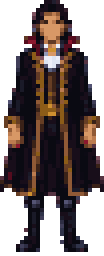
#> input picture tools/home_art/assets/alucard_front.png, 26 x 64 px (shown 4 times larger); its folder holds only this picture in this run
$ python rig_hunter.py
#> lines starting #> are read from the running program, lines starting #| are printed output that depends on the picture; pictures that were not available may be replaced by others from this repository, and a replacement may not be noted
#!/usr/bin/env python3
"""Rig the hunter: cut the converted turnaround views into animated layers.

    python3 tools/home_art/rig_hunter.py [out_dir]          # writes the sheets
    python3 tools/home_art/rig_hunter.py preview <out.png>  # a contact sheet to look at

Source art: tools/home_art/assets/alucard_{front,side,back}.png, made by
from_reference.py out of an AI turnaround (see docs/HOME_AND_ART.md, "How the
hunter was made"). Every pixel is a palette colour, so its class (coat, gold,
lining, skin, hair, boot ...) is known, and the sprite can be cut into parts:

  hair   hair below the head, shifted per row with a wave, so it flows
  cape   the cape's crimson lining below the shoulders, swaying
  body   everything else: head, collar, coat, arms and legs; the coat hem shears
         and the legs step (a lifted foot) for the walk cycle

Frames are 40x70, feet on row 68. Sheets (rows: down, left, right, up; right is the
mirror of left): hunter_<look>_body.png (3 cols: stand, step A, step B),
hunter_<look>_cape.png and hunter_<look>_hair.png (4 cols: phases).
The skin and hair are recoloured to the avatar (umber skin, dark plum hair) and the
coat is lifted a little so the figure reads on a dark floor.
"""

from __future__ import annotations

import json
import math
import sys
from pathlib import Path

from PIL import Image, ImageOps

sys.path.insert(0, str(Path(__file__).parent))
from from_reference import PALETTE  # noqa: E402

ROOT = Path(__file__).resolve().parents[2]
ASSETS = Path(__file__).parent / "assets"
FW, FH = 40, 70
FEET_Y = 68
POSES = ("stand", "stepa", "stand", "stepb")   # 4-phase walk; the body bobs up on the steps
FACINGS = ["down", "left", "right", "up"]
SIDE_POSES = ("contA", "stepa", "contB", "stepb")   # side view: contact, passing, contact, passing
# near-leg x / lift, far-leg x / lift (x is forward of the hip, lift in px off the floor)
SIDE_LEGS = {
    "stand": (0, 0, 0, 0), "contA": (4, 0, -4, 0), "stepa": (0, 0, 1, 3),
    "contB": (-4, 0, 4, 0), "stepb": (1, 3, 0, 0),
}

CLASS_OF = {name: cls for name, (_rgb, cls) in PALETTE.items()}
BY_RGB = {rgb: name for name, (rgb, _cls) in PALETTE.items()}

# The avatar and the room's value range: umber skin, plum-black hair, a lifted coat.
RECOLOR = {
    "sk0": (52, 30, 22), "sk1": (84, 50, 34), "sk2": (118, 74, 50), "sk3": (152, 100, 68),
    "h0": (18, 12, 28), "h1": (42, 28, 54), "h2": (74, 54, 94), "h3": (114, 88, 140),
    "ck0": (36, 36, 62), "ck1": (70, 70, 108), "ck2": (108, 108, 152), "ck3": (156, 156, 198),
    "b0": (26, 24, 42), "b1": (56, 54, 82), "b2": (100, 98, 134),
}


def rgb_of(name):
    return RECOLOR.get(name, PALETTE[name][0])


def load(view, mirror=False):
    """Return {(x, y): name} placed bottom-centre in the frame."""
    img = Image.open(ASSETS / f"alucard_{view}.png").convert("RGBA")
    if mirror:
        img = ImageOps.mirror(img)
    w, h = img.size
    ox, oy = (FW - w) // 2, FEET_Y - h + 1
    px = img.load()
    out = {}
    for y in range(h):
        for x in range(w):
            r, g, b, a = px[x, y]
            if a:
                out[(ox + x, oy + y)] = BY_RGB.get((r, g, b), "ck1")
    return out


def bounds(pix):
    xs = [p[0] for p in pix]
    ys = [p[1] for p in pix]
    return min(xs), min(ys), max(xs), max(ys)


class Rig:
    def __init__(self, view, mirror=False):
        self.pix = load(view, mirror)
        self.view = view
        x0, y0, x1, y1 = bounds(self.pix)
        self.x0, self.y0, self.x1, self.y1 = x0, y0, x1, y1
        self.cx = (x0 + x1) / 2.0
        height = y1 - y0 + 1
        self.head_end = y0 + int(height * 0.21)               # hair above this stays put (the crown)
        boots = [p[1] for p, n in self.pix.items() if CLASS_OF[n] == "boot" and p[1] > y0 + height * 0.6]
        self.hem = (min(boots) if boots else y0 + int(height * 0.78)) - 1
        self.shoulder = y0 + int(height * 0.26)
        self.mirror = mirror
        skin = [p for p, n in self.pix.items() if CLASS_OF[n] == "skin" and p[1] < y0 + height * 0.3]
        self.face = bounds(skin) if skin else (int(self.cx) - 4, y0 + 4, int(self.cx) + 4, y0 + 14)

    # ── parts ──────────────────────────────────────────────────────────────
    def hair_pixels(self):
        """The long hair of the source art: dropped, the afro replaces it."""
        return {p: n for p, n in self.pix.items() if CLASS_OF[n] == "hair" and p[1] >= self.head_end}

    def afro(self, phase):
        """A round afro around the head, drawn over the crown and behind the face."""
        if self.view == "side":
            return self.side_afro(phase)
        fx0, fy0, fx1, fy1 = self.face
        cx, cy = (fx0 + fx1) / 2.0, fy0 + 1
        rx = (fx1 - fx0) / 2.0 + (3.4 if self.view != "side" else 3.0)
        ry = 7.4 if self.view != "back" else 9.0
        if self.view == "back":
            rx += 1.5
        if self.view == "side":
            cx += -3.0 if not self.mirror else 3.0       # sits back from the face
        cy += [0, -1, 0, -1][phase % 4]                  # bobs with the steps
        skin = {p for p, n in self.pix.items() if CLASS_OF[n] == "skin"}
        out = {}
        for y in range(int(cy - ry) - 1, int(cy + ry) + 2):
            for x in range(int(cx - rx) - 1, int(cx + rx) + 2):
                d = ((x - cx) / rx) ** 2 + ((y - cy) / ry) ** 2
                edge = 1.0 + 0.09 * (((x * 5 + y * 11) % 4) - 1.5)     # bumpy coil edge
                if d > edge:
                    continue
                if self.view != "back" and y > cy + ry * 0.2:
                    continue                             # not below the temples
                if (x, y + (0 if phase % 2 == 0 else 1)) in skin and self.view != "back":
                    continue                             # the face shows through
                # tight coils: noise shading, lighter toward the top-left
                h = (x * 7 + y * 13 + (x ^ y) * 3) % 5
                light = (cx - x) * 0.04 + (cy - y) * 0.05 - d * 0.6
                k = 3 if (light > 0.55 and h < 2) else 2 if (light > 0.2 and h < 3) else 1 if d < 0.8 else 0
                out[(x, y)] = ("h0", "h1", "h2", "h3")[k]
        return out

    def cape_pixels(self):
        return {p: n for p, n in self.pix.items() if CLASS_OF[n] == "lining" and p[1] >= self.shoulder + 4}

    def static_pixels(self):
        gone = set(self.hair_pixels()) | set(self.cape_pixels())
        return {p: n for p, n in self.pix.items() if p not in gone}

    # ── frames ─────────────────────────────────────────────────────────────
    def body(self, pose):
        """The body with the coat hem sheared and the feet stepping."""
        base = self.static_pixels()
        # the holes left by the hair and cape are filled with coat so nothing shows through
        for p in list(self.hair_pixels()) + list(self.cape_pixels()):
            base[p] = "ck1"
        fx0, fy0, fx1, fy1 = self.face
        if self.view == "back":
            for q in [q for q, n in base.items() if CLASS_OF[n] in ("skin", "belt") and q[1] < self.shoulder + 3]:
                base[q] = "h1"
        for p in [q for q, n in base.items() if CLASS_OF[n] == "hair"]:
            if self.view != "back" and fx0 <= p[0] <= fx1 and fy0 + 2 <= p[1] <= fy1:
                base[p] = "sk1"                                # bangs removed: it was face
            else:
                del base[p]
        if self.view == "side":
            return self.side_body(base, pose)
        g = {"stand": 0, "stepa": 1, "stepb": -1}[pose]
        bob = -1 if pose in ("stepa", "stepb") else 0
        lift = {"stand": (0, 0), "stepa": (1, 0), "stepb": (0, 1)}[pose]
        out = {}
        for (x, y), n in base.items():
            nx, ny = x, y
            if y >= self.hem + 1:                                # the legs and boots
                left = x < self.cx
                up = lift[0] if left else lift[1]
                if self.view == "side":
                    # one leg forward, one back, scissoring
                    d = 0
                    nx, ny = x + d, y - (1 if (left and g > 0) or (not left and g < 0) else 0)
                else:
                    ny = y - (up if y >= FEET_Y - 4 else 0)         # only the foot lifts
            out[(nx, ny + (bob if y < self.hem + 1 else 0))] = n
            if bob and y == self.hem:
                out[(nx, y)] = n                                  # no seam where the torso lifts off the legs
        # a feet row can lift off the floor: close gaps above lifted boots with the coat
        return out

    def side_body(self, base, pose):
        """Side walk: the torso bobs, the hem swings, and two real legs scissor and lift."""
        d = 1 if self.mirror else -1                    # +x is forward for the right-facing mirror
        bob = -1 if pose in ("stepa", "stepb") else 0
        swing = {"stand": 0, "contA": 1, "stepa": 0, "contB": -1, "stepb": 0}[pose]
        out = {}
        new_hem = FEET_Y - 14                            # coat to the knee, then 14 rows of leg
        src = {}
        for (x, y), n in base.items():
            if y > self.hem or y < self.y0 + 10:
                continue                                 # the source head is redrawn below
            if CLASS_OF[n] == "skin" and y >= self.y0 + 13:
                n = "ck1"                                # the source's skin patch was a hand: redrawn below
            src[(x, y)] = n
        rows = {}
        for (x, y), n in src.items():
            rows.setdefault(y, {})[x] = n
        for y in range(self.hem + 1, new_hem + 1):        # stretch the skirt: repeat the lower coat rows
            rows[y] = {x: (n if CLASS_OF[n] == "coat" else "ck1") for x, n in rows[self.hem - 2].items()}
        # the trimmed hem row goes last
        rows[new_hem] = rows[self.hem]
        for y, row in rows.items():
            if y > new_hem:
                continue
            for x, n in row.items():
                nx = x + (d * swing if y > new_hem - 8 else 0)
                out[(nx, y + bob)] = n
        self.hem_row = new_hem
        out.update({(x, y + bob): n for (x, y), n in self.side_head().items()})
        self.side_arm(out, pose, d, bob)
        hip = int(round(self.cx)) + (1 if self.mirror else -1) * 0
        near_x, near_up, far_x, far_up = SIDE_LEGS[pose]
        for x, up, shade in ((far_x, far_up, ("b0", "b0", "b1")), (near_x, near_up, ("b1", "b2", "b2"))):
            self.leg(out, hip, d * x, up, shade, d)
        return out

    def side_afro(self, phase):
        """A round afro that sits behind and over the profile face."""
        d = 1 if self.mirror else -1
        skin = self.side_head()
        hx, cy = self._head
        ax, ay = hx - d * 1.5, cy - 2.6 + [0, -1, 0, -1][phase % 4]
        rx, ry = 6.6, 6.6
        out = {}
        for y in range(int(ay - ry) - 1, int(ay + ry) + 2):
            for x in range(int(ax - rx) - 1, int(ax + rx) + 2):
                dd = ((x - ax) / rx) ** 2 + ((y - ay) / ry) ** 2
                edge = 1.0 + 0.09 * (((x * 5 + y * 11) % 4) - 1.5)
                if dd > edge:
                    continue
                if d * (x - hx) >= 1 and y >= cy - 3:
                    continue                              # the hairline: the face shows below it
                if (x, y + (0 if phase % 2 == 0 else 1)) in skin:
                    continue
                h = (x * 7 + y * 13 + (x ^ y) * 3) % 5
                light = (ax - x) * 0.04 * d + (ay - y) * 0.05 - dd * 0.6
                k = 3 if (light > 0.55 and h < 2) else 2 if (light > 0.2 and h < 3) else 1 if dd < 0.8 else 0
                out[(x, y)] = ("h0", "h1", "h2", "h3")[k]
        return out

    def side_head(self):
        """A profile face (forehead, nose, eye, jaw, ear) facing forward."""
        d = 1 if self.mirror else -1
        hx, cy = int(round(self.cx)) + d * 2, self.y0 + 7
        out = {}
        for y in range(cy - 6, cy + 6):
            for x in range(hx - 5, hx + 6):
                dd = ((x - hx) / 4.2) ** 2 + ((y - cy) / 5.0) ** 2
                if dd <= 1.0:
                    front = d * (x - hx)                  # how far toward the face's front
                    shade = "sk3" if front >= 2 and y < cy + 1 else "sk1" if y >= cy + 3 or front <= -3 else "sk2"
                    out[(x, y)] = shade
        out[(hx + d * 5, cy + 1)] = "sk2"                 # nose
        out[(hx + d * 4, cy + 1)] = "sk2"
        out[(hx + d * 3, cy - 1)] = "line"                # eye
        out[(hx - d * 1, cy + 1)] = "sk0"                 # ear
        out[(hx - d * 1, cy + 2)] = "sk0"
        for y in range(cy + 4, cy + 6):                   # neck
            for x in range(hx - 2, hx + 2):
                out[(x, y)] = "sk1"
        self._head = (hx, cy)
        return out

    def side_arm(self, out, pose, d, bob):
        """The near arm swings opposite the near leg: coat sleeve, gold cuff, skin hand."""
        sh = {"stand": 0, "contA": -3, "stepa": 0, "contB": 3, "stepb": 0}[pose]
        x0, y0 = int(round(self.cx)) + (1 if self.mirror else -1) * -1, self.y0 + 15 + bob
        x1, y1 = x0 + d * sh, y0 + 14
        for y in range(y0, y1 + 1):
            t = (y - y0) / float(y1 - y0)
            cx = x0 + int(round((x1 - x0) * t))
            for k in (-1, 0, 1):
                out[(cx + k, y)] = "ck0" if k == -1 else "ck1" if k == 0 else "ck2"
            if y1 - 3 <= y <= y1 - 2:
                for k in (-1, 0, 1):
                    out[(cx + k, y)] = "g1"                # cuff
        hx = x1
        for y in range(y1 + 1, y1 + 4):                    # hand
            for k in (-1, 0, 1):
                out[(hx + k, y)] = "sk2"
        out[(hx + d, y1 + 3)] = "sk1"

    def hem_fill(self, bob):
        """Coat pixels along the hem row so the torso and legs never show a seam."""
        return {(x, self.hem): n for (x, y), n in self.pix.items() if y == self.hem and CLASS_OF[n] == "coat"}

    def leg(self, out, hip, fx, up, shade, d):
        """One leg: a 4px boot column from the hem to the foot (fx forward, up lifted) with a toe."""
        top, bottom = getattr(self, "hem_row", self.hem) + 1, FEET_Y - up
        for y in range(top, bottom + 1):
            t = (y - top) / max(1, bottom - top)
            cx = hip + int(round(fx * t))
            if up and t > 0.55:
                cx -= d * int(round((t - 0.55) * 4))     # a lifted leg folds back at the knee
            for k in range(-2, 3):
                col = shade[0] if k in (-2, 2) else shade[1] if k <= 0 else shade[2]
                out[(cx + k, y)] = col
            if y == top + 3:
                for k in range(-2, 3):
                    out[(cx + k, y)] = "s1"              # the silver boot cuff
        for k in range(1, 4):                            # toe pointing forward
            out[(hip + int(round(fx)) + (-1 if d < 0 else 1) * (k - (2 if d < 0 else 3)) + (0), bottom)] = shade[1]
        toe_dir = d
        for k in range(1, 4):
            out[(hip + int(round(fx)) + toe_dir * (1 + k), bottom)] = shade[1]
            out[(hip + int(round(fx)) + toe_dir * (1 + k), bottom - 1)] = shade[0]

    def hair(self, phase):
        return self.afro(phase)

    def cape(self, phase):
        out = {}
        for (x, y), n in self.cape_pixels().items():
            t = min(1.0, (y - self.shoulder) / 28.0)
            side = -1 if x < self.cx else 1
            sway = [0, 1, 2, 1][phase % 4] * t
            out[(x + int(round(side * sway * (0.8 if self.view != "side" else 0.3))), y)] = n
        return out


def draw(pix, with_outline=True):
    img = Image.new("RGBA", (FW, FH), (0, 0, 0, 0))
    px = img.load()
    for (x, y), n in pix.items():
        if 0 <= x < FW and 0 <= y < FH:
            r, g, b = rgb_of(n)
            px[x, y] = (r, g, b, 255)
    for y in range(FH):                                   # drop lone pixels the shifts leave behind
        for x in range(FW):
            if px[x, y][3] and not any(
                0 <= x + dx < FW and 0 <= y + dy < FH and px[x + dx, y + dy][3]
                for dx, dy in ((1, 0), (-1, 0), (0, 1), (0, -1))
            ):
                px[x, y] = (0, 0, 0, 0)
    if with_outline:
        out = img.copy()
        dst = out.load()
        for y in range(FH):
            for x in range(FW):
                if px[x, y][3]:
                    continue
                for dx, dy in ((1, 0), (-1, 0), (0, 1), (0, -1)):
                    nx, ny = x + dx, y + dy
                    if 0 <= nx < FW and 0 <= ny < FH and px[nx, ny][3]:
                        dst[x, y] = (14, 10, 24, 255)
                        break
        img = out
    return img


def rigs():
    return {"down": Rig("front"), "left": Rig("side"), "right": Rig("side", mirror=True), "up": Rig("back")}


def build(out_dir, look="alucard"):
    sheets = {
        "body": Image.new("RGBA", (FW * 5, FH * 4), (0, 0, 0, 0)),
        "cape": Image.new("RGBA", (FW * 4, FH * 4), (0, 0, 0, 0)),
        "hair": Image.new("RGBA", (FW * 4, FH * 4), (0, 0, 0, 0)),
    }
    for r, facing in enumerate(FACINGS):
        rig = rigs()[facing]
#> in load, img is the input picture: PIL image 26x64 RGBA; mean R, G, B, A 35.2, 24.1, 23.1, 157.7
#> after the loop in load, `for y in range(h):`: out = 1029 items
#> in bounds, `xs = [p[0] for p in pix]`: xs = 1029 values, max 32 at index 808, min 7 at index 783, mean 19.5
#> in bounds, `ys = [p[1] for p in pix]`: ys = 1029 values from 5 to 67
#> in __init__, `x0, y0, x1, y1 = bounds(self.pix)`: x0 = 7; y0 = 5; x1 = 32; y1 = 67
#> in __init__, `self.x0, self.y0, self.x1, self.y1 = x0, y0, x1, y1`: self.x0 = 7; self.y0 = 5; self.x1 = 32; self.y1 = 67
#> in __init__, `self.cx = (x0 + x1) / 2.0`: self.cx = 19.5
#> in __init__, `height = y1 - y0 + 1`: height = 63
#> in __init__, `self.head_end = y0 + int(height * 0.21)`: self.head_end = 18
#> in __init__, `boots = [p[1] for p, n in self.pix.items() if CLASS_OF[n] == "boot" an..`: boots = 43 values from 43 to 67
#> in __init__, `self.hem = (min(boots) if boots else y0 + int(height * 0.78)) - 1`: self.hem = 42
#> in __init__, `self.shoulder = y0 + int(height * 0.26)`: self.shoulder = 21
#> in __init__, `skin = [p for p, n in self.pix.items() if CLASS_OF[n] == "skin" and p[..`: skin = 58 pairs, first value 13 to 26, second value 8 to 23
#> in __init__, `self.face = bounds(skin) if skin else (int(self.cx) - 4, y0 + 4, int(s..`: self.face = (13, 8, 26, 23)
#> call 3 of load, with view = 'side', mirror = True
#> in load (call 3), `img = ImageOps.mirror(img)`:
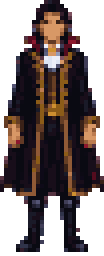
#> img: PIL image 26x64 RGBA (shown 4 times larger); mean R, G, B, A 35.2, 24.1, 23.1, 157.7; transparent parts drawn white
        walk = SIDE_POSES if facing in ("left", "right") else POSES
        sheets["body"].paste(draw(rig.body("stand")), (0, r * FH))          # col 0: idle
#> in static_pixels, `gone = set(self.hair_pixels()) | set(self.cape_pixels())`: gone = 219 items
#> in body, `base = self.static_pixels()`: base = 810 items
#> after the loop in body, `for p in list(self.hair_pixels()) + list(self.cape_pixels()):`: base = 1029 items
#> in body, `fx0, fy0, fx1, fy1 = self.face`: fx0 = 13; fy0 = 8; fx1 = 26; fy1 = 23
#> the loop in body, `for p in [q for q, n in base.items() if CLASS_OF[n] == "hair"]:` made 29 passes
#> p on passes 1 to 8: (18, 5), (19, 5), (21, 5), (18, 6), (21, 6), (22, 6), (16, 7), (17, 7)
#> after the loop in body, `for p in [q for q, n in base.items() if CLASS_OF[n] == "hair"]:`: base = 1010 items
#> the loop in body, `for (x, y), n in base.items():` made 1010 passes
#> left on passes 527 to 534: True, True, True, True, True, True, True, False
#> the loop in draw, `for (x, y), n in pix.items():` made 1010 passes
#> (x, y, n, r, g, b) on passes 1 to 8: (20, 5, 'b1', 56, 54, 82), (17, 6, 'ck0', 36, 36, 62), (19, 6, 'ck0', 36, 36, 62), (20, 6, 'ck0', 36, 36, 62), (19, 7, 'ck0', 36, 36, 62), (20, 7, 'b0', 26, 24, 42), (16, 8, 'ck0', 36, 36, 62), (18, 8, 'sk1', 84, 50, 34)
#> in draw, `out = img.copy()`:
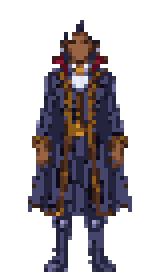
#> out: PIL image 40x70 RGBA (shown 4 times larger); mean R, G, B, A 24.8, 20.3, 24.8, 91.9; transparent parts drawn white
#> in draw, `img = out`:
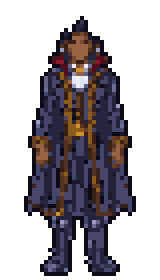
#> img: PIL image 40x70 RGBA (shown 4 times larger); mean R, G, B, A 25.7, 21, 26.4, 108.6; transparent parts drawn white
        for c in range(4):
            sheets["body"].paste(draw(rig.body(walk[c])), ((c + 1) * FW, r * FH))
#> the loop in body (call 2), `for p in [q for q, n in base.items() if CLASS_OF[n] == "hair"]:` made 29 passes
#> the loop in body (call 2), `for (x, y), n in base.items():` made 1010 passes
#> (x, y, n) on passes 18 to 20: (15, 10, 'ck0'), (16, 10, 'sk1'), (17, 10, 'sk0')
#> the loop in draw (call 2), `for (x, y), n in pix.items():` made 1010 passes
#> (x, y, n) on passes 1 to 3: (20, 5, 'b1'), (17, 6, 'ck0'), (19, 6, 'ck0')
        for c in range(4):
            sheets["cape"].paste(draw(rig.cape(c)), (c * FW, r * FH))
#> the loop in draw (call 6), `for (x, y), n in pix.items():` made 4 passes
#> (x, y, n) on passes 1 to 4: (28, 40, 'r1'), (11, 41, 'r1'), (9, 48, 'r0'), (9, 49, 'r0')
#> in draw (call 6), `out = img.copy()`:
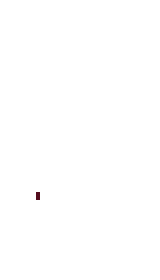
#> out: PIL image 40x70 RGBA (shown 4 times larger); mean R, G, B, A 0.1, 0, 0, 0.2; transparent parts drawn white
            sheets["hair"].paste(draw(rig.hair(c)), (c * FW, r * FH))
#> the loop in draw (call 7), `for (x, y), n in pix.items():` made 137 passes
#> (x, y, n) on passes 1 to 8: (16, 2, 'h0'), (17, 2, 'h0'), (19, 2, 'h0'), (20, 2, 'h0'), (21, 2, 'h0'), (14, 3, 'h0'), (15, 3, 'h0'), (16, 3, 'h1')
#> in draw (call 7), `out = img.copy()`:
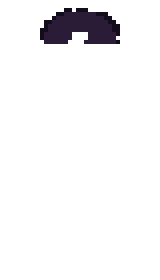
#> out: PIL image 40x70 RGBA (shown 4 times larger); mean R, G, B, A 1.8, 1.2, 2.4, 12.4; transparent parts drawn white
    out_dir = Path(out_dir)
    out_dir.mkdir(parents=True, exist_ok=True)
    for kind, img in sheets.items():
        img.save(out_dir / f"hunter_{look}_{kind}.png")
#> this loop made 3 passes
#> pass 1, in build, `img.save(out_dir / f"hunter_{look}_{kind}.png")`:
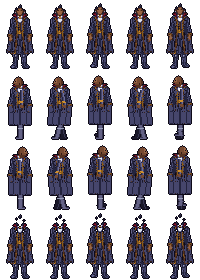
#> saved as hunter_alucard_body.png: PIL image 200x280 RGBA; mean R, G, B, A 24.8, 21.2, 28.1, 105.2; transparent parts drawn white
#> pass 2, in build, `img.save(out_dir / f"hunter_{look}_{kind}.png")`:
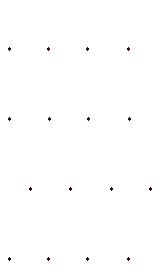
#> saved as hunter_alucard_cape.png: PIL image 160x280 RGBA; mean R, G, B, A 0.1, 0, 0.1, 0.7; transparent parts drawn white
    meta = {"frame": [FW, FH], "feet_row": FEET_Y, "rows": FACINGS, "body_cols": ["idle", "walk0", "walk1", "walk2", "walk3"], "phases": 4, "bob": [0, -1, 0, -1],
            "layers": ["cape", "body", "hair"], "looks": [look]}
    (out_dir / "hunter.json").write_text(json.dumps(meta, indent=1), encoding="utf-8")
    print("wrote", look, "to", out_dir)
#| wrote alucard to ide/home-godot/art


# [12 lines left out: function preview, not called in this run]


if __name__ == "__main__":
    if len(sys.argv) > 2 and sys.argv[1] == "preview":
        preview(Path(sys.argv[2]))
    else:
        build(Path(sys.argv[1]) if len(sys.argv) > 1 else ROOT / "ide" / "home-godot" / "art")
